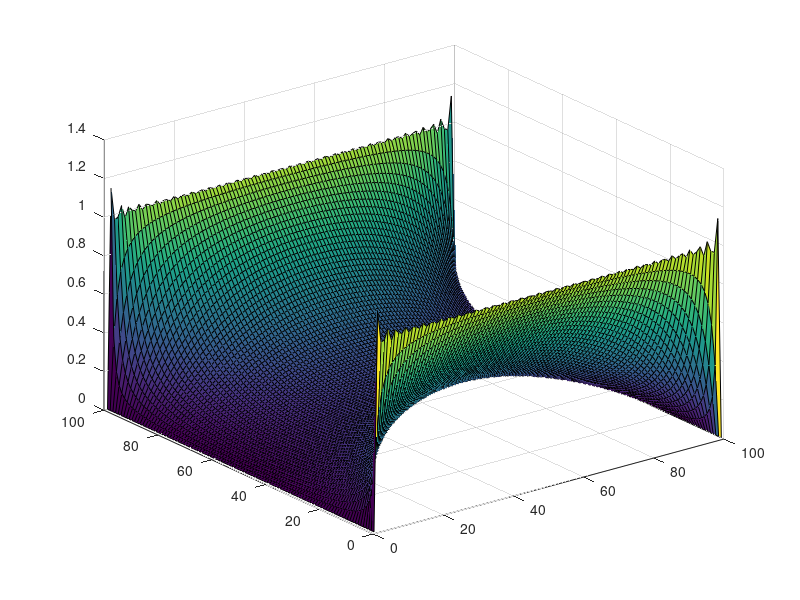

Recreate this plot in MATLAB.
% Analytical series solution

% Initialization

clear all;
close all;
clc;
set(0,'DefaultFigureWindowStyle','docked');

% Solving V=V0 @ x=0 and V=0 @ x=L in region LxW
% Implement funtion 'pbaspect' to fix Z aspect ratio

L = 90;
W = 2/3 * L;
V0 = 1;

nx = 100;
ny = 100;

La = linspace(-L/2,L/2,nx);
Wa = linspace(0, W, ny);

V = zeros(nx,ny);
Vs = zeros(nx,ny);
n = 1;
f = 0;

for n=1:2:120
    for i=1:nx
        for j = 1:ny
            V(i,j) = (4*V0/pi)*((1/n)*(cosh(n*pi*La(i)/(W))/cosh(n*pi*(L/2)/(W)))*sin(n*pi*Wa(j)/(W)));              
        end
    end
    Vs = Vs + V;
    surf(Vs)
    pause(0.01)
end

